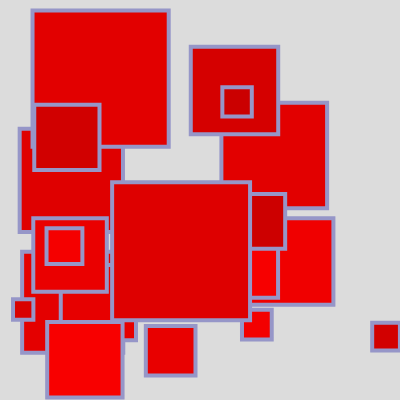
Frame 1 (no input)
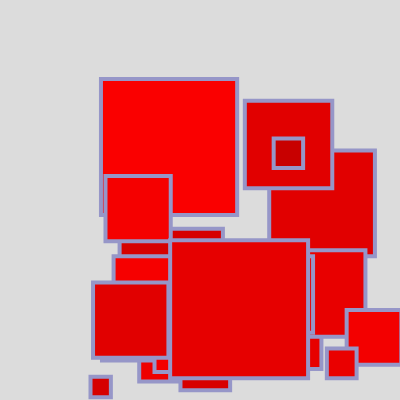
Frame 60 (no input)
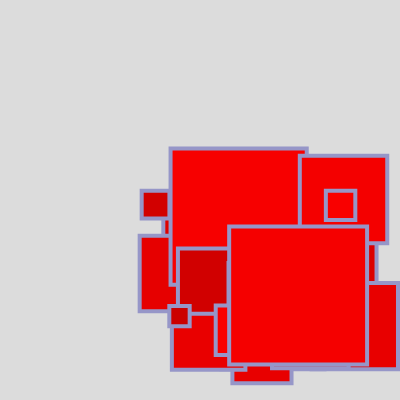
Frame 120 (the mouse pressed at the canvas centre since frame 60)

The p5.js sketch that drew these frames (run headless with seeded random() and noise() and a simulated clock; from frame 60 on, the mouse is pressed at the canvas centre):

// p5.js sketch
// ── sketch.js
// W6.2-3 Bouncing squares with color vs gray QUESTION2 via jht
// https://editor.p5js.org/jht1493/sketches/K3rXuUT6_

// via jht -- color in class function
// multiple variables must be defined as arrays
// otherwise they will be evaluated as single values
// alternative: pass R,G,B as separate variables

  // colorIt() {
  //   this.color = [random(200,250),0,0];
  //   fill(this.color);

// https://editor.p5js.org/benjamin.bergery/sketches/9uHOOvXT1
// Added colorIt function to class

// QUESTION grays work, how do I get colors to work? line 39

let bsquares = [];

function setup() {
  createCanvas(400, 400);

  for (let indy = 0; indy < 22; indy++) {
    let bradius = random(10, 70);
    let bspeed = random(0.5, 2);
    let xstart = random(bradius, width - bradius);
    let ystart = random(bradius, height - bradius);
    bsquares[indy] = new Bsquare(xstart, ystart, bradius, bspeed);
  }
}

function draw() {
  background(220);

  // for each (item of array)
  // run classInstance.classFunction()

  for (let bsquare of bsquares) {
    bsquare.bounceRandom();
  }
}

/*** CLASS ***/

class Bsquare {
  constructor(x, y, r, bsp) {
    /*** new property ***/
    this.color = random(128, 255);

    // this.color = [random(200,250),200,0];
    // NO WORKY

    this.x = x;
    this.y = y;
    this.r = r;
    this.xsp = bsp; // xspeed
    this.ysp = bsp; // yspeed
  }

  bounceRandom() {
    this.move();
    // do fill before showing
    this.colorIt();
    this.show();
  }

  /*** new function inside class ***/

  colorIt() {
    this.color = [random(200,250),0,0];
    fill(this.color);
  }

  // display ball
  show() {
    stroke(150, 150, 200);
    strokeWeight(4);
    //  noFill();
    rect(this.x - this.r, this.y - this.r, this.r * 2);
  }

  // move and bounce ball
  move() {
    // move ball
    this.x = this.x + this.xsp;
    this.y = this.y + this.ysp;

    // bounce x
    if (this.x >= width - this.r || this.x <= 0 + this.r) {
      this.xsp = -this.xsp;
    }

    // bounce y
    if (this.y >= height - this.r || this.y <= 0 + this.r) {
      this.ysp = -this.ysp;
    }
  }
}

let poemLines = [
  "Like a kettle",
  "Percolate",
  "Like a dagger",
  "Perforate",
  "Like a doctor",
  "Resuscitate",
  "Like a stream",
  "Irrigate",
  "Like a vitamin",
  "Invigorate",
  "Like an idea",
  "Rehabilitate",
  "Like a gong",
  "Resonate",
  "Like a mime",
  "Imitate",
  "Like an author",
  "Dedicate",
  "Like a cow",
  "Lactate",
  "Like a gong",
  "Resonate",
  "Like a song",
  "Celebrate",
];
/*******************************/
// based on my previous exercise https://editor.p5js.org/benjamin.bergery/sketches/WUlFUTdMe
//
//https://editor.p5js.org/benjamin.bergery/sketches/MB6gURy6E

// rect parameters needed tweeking
// to bounce correctly
//ellipse(this.x, this.y, this.r * 2);

/*** NOTES ********************/

// don't make UNNEEDED GLOBALS
// GO FOR LOCAL OR BETTER YET PRIVATE

// QUESTION grays work, how do I get colors to work? line 39
